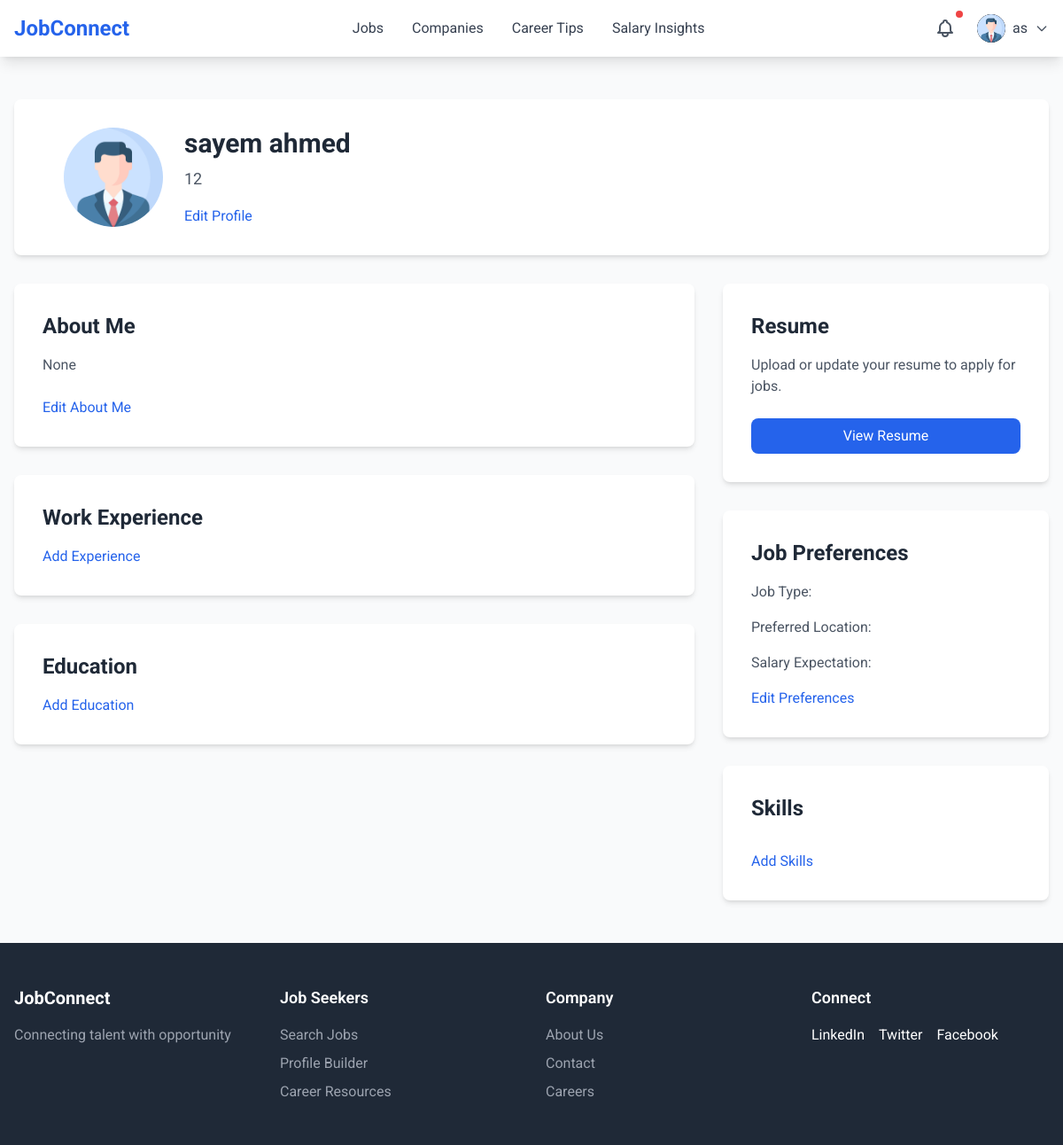
/jobseeker/profile/ (signed in), run on the app's committed database.
### accounts/models.py (models this page shows, shortened)
class CustomUser(AbstractBaseUser, PermissionsMixin):
    id = models.AutoField(primary_key=True)
    name = models.CharField(max_length=100)
    username = models.CharField(max_length=100, unique=True)
    email = models.EmailField(unique=True)
    phone_no = models.CharField(max_length=15,null=True,blank=True)
    role = models.CharField(max_length=50, choices=[
        ('admin', 'Admin'),
        ('user', 'User'),
        ('employee', 'Employee'),
    ], default='user')
    status = models.CharField(max_length=50, choices=[
        ('approved','Approved'),
        ('pending', 'Pending'),
    ],default='pending')
    is_active = models.BooleanField(default=True)
    is_staff = models.BooleanField(default=False)
    objects = CustomUserManager()
    USERNAME_FIELD = 'email'
    REQUIRED_FIELDS = ['username', 'name']

### jobseeker/models.py (models this page shows, shortened)
class Profile(models.Model):
    user = models.OneToOneField(CustomUser, on_delete=models.CASCADE, related_name='profile')
    profile_id = models.AutoField(primary_key=True)
    profile_picture = models.ImageField(upload_to='profile_pics/', blank=True, null=True,default='profile_pics/profile_1.png')
    first_name = models.CharField(max_length=50, blank=True, null=True)
    last_name = models.CharField(max_length=50, blank=True, null=True)
    job_title = models.CharField(max_length=100, blank=True, null=True)
    location = models.CharField(max_length=100, blank=True, null=True)
    about_me = models.TextField( blank=True, null=True)

### jobseeker/views.py (the view)
    def wrapper(request, *args, **kwargs):
        if request.user.role != 'user':
            messages.error(request, "You are not authorized to view this page.")
            return redirect('login')
        return view_func(request, *args, **kwargs)

### jobseeker/views.py (called while the page is built)
def user_role_required(view_func):
    def wrapper(request, *args, **kwargs):
        if request.user.role != 'user':
            messages.error(request, "You are not authorized to view this page.")
            return redirect('login')
        return view_func(request, *args, **kwargs)
    return wrapper

@user_role_required
@login_required
def profile(request):
    pro = Profile.objects.get(user=request.user)
    edu = pro.educations.all()
    exp = pro.experiences.all()
    skill = pro.skills.all()
    prf = JobPreference.objects.get(profile=pro)
    return render(request, 'jobseeker/profile.html',{'pro': pro,'edu':edu, 'exp':exp, 'skill':skill,'prf':prf})

### static/templates/jobseeker/profile.html (shortened to what this page needs)
{% extends 'base.html' %}
{% block nav %}
{% include 'components/main_nav.html' %}
{% endblock nav %}
{% block content %}
<section class="py-12 bg-gray-50">
    <div class="max-w-7xl mx-auto px-4">
        <div class="bg-white p-8 rounded-lg shadow-md mb-8">
            <div class="flex flex-col md:flex-row items-center md:items-start space-y-4 md:space-y-0 md:space-x-6">
                <div onclick="document.getElementById('profileInput').click()"
                    class="relative cursor-pointer w-28 h-28 bg-blue-100 rounded-full flex items-center justify-center overflow-hidden z-0">
                    <img id="profileImage" src="{{ pro.profile_picture.url }}" alt="TR"
                        class="w-full h-full object-cover">
                </div>
                <div>
                    <div id="profile-info">
                        <h1 class="text-3xl font-bold text-gray-800 mb-2 hover:underline cursor-pointer">
                            {% if pro.first_name %}
                            {{pro.first_name}}
                            {% endif %}
                            </h1>
                        <p class="text-lg text-gray-600">
                            {{pro.profile_id}}</p>
                        <div class="mt-4">
                            <a href="#" id="edit-profile-link" class="text-blue-600 hover:text-blue-700">Edit
                                Profile</a>
                        </div>
                    </div>
                </div>
            </div>
        </div>
        <div class="grid grid-cols-1 lg:grid-cols-3 gap-8">
            <div class="lg:col-span-2">
                <div class="bg-white p-8 rounded-lg shadow-md mb-8">
                    <h2 class="text-2xl font-bold text-gray-800 mb-4">About Me</h2>
                    <div id="about-me-display">
                        <p class="text-gray-600 mb-6">
                            {{pro.about_me}}
                        </p>
                        <a href="#" id="edit-about-me-link" class="text-blue-600 hover:text-blue-700">Edit About Me</a>
                    </div>
                </div>
                <div class="bg-white p-8 rounded-lg shadow-md mb-8">
                    <h2 class="text-2xl font-bold text-gray-800 mb-4">Work Experience</h2>
                    <a href="#" id="add-work-experience-link" class="text-blue-600 hover:text-blue-700">Add
                        Experience</a>
                </div>
                <div class="bg-white p-8 rounded-lg shadow-md mb-8">
                    <h2 class="text-2xl font-bold text-gray-800 mb-4">Education</h2>
                    <a href="#" id="add-education-link" class="text-blue-600 hover:text-blue-700">Add Education</a>
                </div>
            </div>
            <div class="lg:col-span-1">
                <div class="bg-white p-8 rounded-lg shadow-md mb-8">
                    <h2 class="text-2xl font-bold text-gray-800 mb-4">Resume</h2>
                    <p class="text-gray-600 mb-6">Upload or update your resume to apply for jobs.</p>
                    <a href="{% url 'jobseeker:resume_build' pro.profile_id %}">
                        <button class="w-full bg-blue-600 text-white px-6 py-2 rounded-lg hover:bg-blue-700">
                            View Resume
                        </button>
                    </a>
                </div>
                <div class="bg-white p-8 rounded-lg shadow-md mb-8">
                    <h2 class="text-2xl font-bold text-gray-800 mb-4">Job Preferences</h2>
                    <div id="job-preferences-display">
                        <div class="space-y-4">
                            <div>
                                <p class="text-gray-600">Job Type:</p>
                            </div>
                            <div>
                                <p class="text-gray-600">Preferred Location:</p>
                            </div>
                            <div>
                                <p class="text-gray-600">Salary Expectation:</p>
                            </div>
                        </div>
                        <a href="#" id="edit-job-preferences-link"
                            class="text-blue-600 hover:text-blue-700 mt-4 block">Edit Preferences</a>
                    </div>
                </div>
                <div class="bg-white p-8 rounded-lg shadow-md">
                    <h2 class="text-2xl font-bold text-gray-800 mb-4">Skills</h2>
                    <div id="skills-display">
                        <a href="#" id="add-skills-link" class="text-blue-600 hover:text-blue-700 mt-4 block">Add
                            Skills</a>
                    </div>
                </div>
            </div>
        </div>
    </div>
</section>
{% endblock content %}
{% block footer %}
<div class="footer-container hidden md:block">
    {% include 'components/footer.html' %}
</div>
{% endblock footer %}

### static/templates/components/main_nav.html (shortened to what this page needs)
<nav class="bg-white shadow-lg sticky top-0 z-10">
    <div class="max-w-7xl mx-auto px-4">
        <div class="flex justify-between items-center h-16">
            <a href="/jobseeker/jobs/" class="flex items-center">
                <span class="text-2xl font-bold text-blue-600">JobConnect</span>
            </a>
            <div class="hidden md:flex space-x-8">
                <a href="/jobseeker/jobs"
                    class="hover:text-blue-600 {% if '/jobseeker/jobs' in request.path %} text-blue-600 {% else %} text-gray-700 {% endif %} ">
                    Jobs
                </a>
                <a href="/jobseeker/company"
                    class="{% if '/jobseeker/company' in request.path %} text-blue-600 {% else %} text-gray-700 {% endif %} hover:text-blue-600">Companies</a>
                <a href="/jobseeker/tips"
                    class="{% if '/jobseeker/tips' in request.path %} text-blue-600 {% else %} text-gray-700 {% endif %} hover:text-blue-600">Career
                    Tips</a>
                <a href="/jobseeker/salaryinsight"
                    class="{% if '/jobseeker/salaryinsight' in request.path %} text-blue-600 {% else %} text-gray-700 {% endif %} hover:text-blue-600">Salary
                    Insights</a>
            </div>
            <div class="flex items-center space-x-4">
                <div class="relative">
                    <button id="notificationButton" class="p-2 text-gray-600 hover:text-blue-600 relative">
                        <span class="absolute top-0 right-0 w-2 h-2 bg-red-500 rounded-full"></span>
                    </button>
                </div>
                <div class="relative">
                    <button id="profileButton" class="flex items-center space-x-2 focus:outline-none">
                        <img src="{{ request.user.profile.profile_picture.url }}" alt="Profile"
                            class="w-8 h-8 rounded-full bg-black">
                        <span class="hidden md:block text-gray-700">{{ request.user.username }}</span>
                        <svg class="w-4 h-4 text-gray-600" fill="none" stroke="currentColor" viewBox="0 0 24 24">
                            <path stroke-linecap="round" stroke-linejoin="round" stroke-width="2" d="M19 9l-7 7-7-7" />
                        </svg>
                    </button>
                </div>
            </div>
        </div>
    </div>
</nav>

### data on the page
CustomUser: user.profile.profile_picture (picture), user.username "as"
Profile: profile_picture (picture), first_name "sayem ahmed", profile_id "12", about_me "None"
